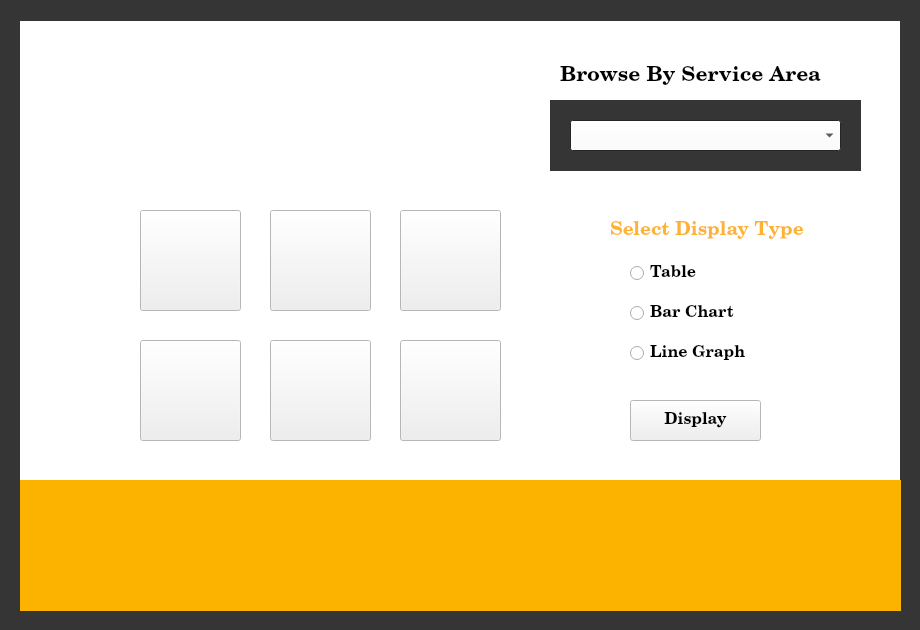
<?xml version="1.0" encoding="UTF-8"?>
<ui version="4.0">
 <class>MainScreen</class>
 <widget class="QWidget" name="MainScreen">
  <property name="geometry">
   <rect>
    <x>0</x>
    <y>0</y>
    <width>920</width>
    <height>630</height>
   </rect>
  </property>
  <property name="palette">
   <palette>
    <active>
     <colorrole role="Base">
      <brush brushstyle="SolidPattern">
       <color alpha="255">
        <red>255</red>
        <green>255</green>
        <blue>255</blue>
       </color>
      </brush>
     </colorrole>
     <colorrole role="Window">
      <brush brushstyle="SolidPattern">
       <color alpha="255">
        <red>255</red>
        <green>255</green>
        <blue>255</blue>
       </color>
      </brush>
     </colorrole>
    </active>
    <inactive>
     <colorrole role="Base">
      <brush brushstyle="SolidPattern">
       <color alpha="255">
        <red>255</red>
        <green>255</green>
        <blue>255</blue>
       </color>
      </brush>
     </colorrole>
     <colorrole role="Window">
      <brush brushstyle="SolidPattern">
       <color alpha="255">
        <red>255</red>
        <green>255</green>
        <blue>255</blue>
       </color>
      </brush>
     </colorrole>
    </inactive>
    <disabled>
     <colorrole role="Base">
      <brush brushstyle="SolidPattern">
       <color alpha="255">
        <red>255</red>
        <green>255</green>
        <blue>255</blue>
       </color>
      </brush>
     </colorrole>
     <colorrole role="Window">
      <brush brushstyle="SolidPattern">
       <color alpha="255">
        <red>255</red>
        <green>255</green>
        <blue>255</blue>
       </color>
      </brush>
     </colorrole>
    </disabled>
   </palette>
  </property>
  <property name="windowTitle">
   <string>Form</string>
  </property>
  <widget class="QLabel" name="label">
   <property name="geometry">
    <rect>
     <x>560</x>
     <y>60</y>
     <width>261</width>
     <height>31</height>
    </rect>
   </property>
   <property name="font">
    <font>
     <family>Century Schoolbook L</family>
     <pointsize>16</pointsize>
     <weight>75</weight>
     <bold>true</bold>
    </font>
   </property>
   <property name="text">
    <string>Browse By Service Area</string>
   </property>
  </widget>
  <widget class="QWidget" name="footer" native="true">
   <property name="geometry">
    <rect>
     <x>0</x>
     <y>610</y>
     <width>921</width>
     <height>21</height>
    </rect>
   </property>
   <property name="palette">
    <palette>
     <active>
      <colorrole role="Base">
       <brush brushstyle="SolidPattern">
        <color alpha="255">
         <red>255</red>
         <green>255</green>
         <blue>255</blue>
        </color>
       </brush>
      </colorrole>
      <colorrole role="Window">
       <brush brushstyle="SolidPattern">
        <color alpha="255">
         <red>53</red>
         <green>53</green>
         <blue>53</blue>
        </color>
       </brush>
      </colorrole>
     </active>
     <inactive>
      <colorrole role="Base">
       <brush brushstyle="SolidPattern">
        <color alpha="255">
         <red>255</red>
         <green>255</green>
         <blue>255</blue>
        </color>
       </brush>
      </colorrole>
      <colorrole role="Window">
       <brush brushstyle="SolidPattern">
        <color alpha="255">
         <red>53</red>
         <green>53</green>
         <blue>53</blue>
        </color>
       </brush>
      </colorrole>
     </inactive>
     <disabled>
      <colorrole role="Base">
       <brush brushstyle="SolidPattern">
        <color alpha="255">
         <red>53</red>
         <green>53</green>
         <blue>53</blue>
        </color>
       </brush>
      </colorrole>
      <colorrole role="Window">
       <brush brushstyle="SolidPattern">
        <color alpha="255">
         <red>53</red>
         <green>53</green>
         <blue>53</blue>
        </color>
       </brush>
      </colorrole>
     </disabled>
    </palette>
   </property>
   <property name="autoFillBackground">
    <bool>true</bool>
   </property>
  </widget>
  <widget class="QWidget" name="header" native="true">
   <property name="geometry">
    <rect>
     <x>0</x>
     <y>0</y>
     <width>921</width>
     <height>21</height>
    </rect>
   </property>
   <property name="palette">
    <palette>
     <active>
      <colorrole role="Base">
       <brush brushstyle="SolidPattern">
        <color alpha="255">
         <red>255</red>
         <green>255</green>
         <blue>255</blue>
        </color>
       </brush>
      </colorrole>
      <colorrole role="Window">
       <brush brushstyle="SolidPattern">
        <color alpha="255">
         <red>53</red>
         <green>53</green>
         <blue>53</blue>
        </color>
       </brush>
      </colorrole>
     </active>
     <inactive>
      <colorrole role="Base">
       <brush brushstyle="SolidPattern">
        <color alpha="255">
         <red>255</red>
         <green>255</green>
         <blue>255</blue>
        </color>
       </brush>
      </colorrole>
      <colorrole role="Window">
       <brush brushstyle="SolidPattern">
        <color alpha="255">
         <red>53</red>
         <green>53</green>
         <blue>53</blue>
        </color>
       </brush>
      </colorrole>
     </inactive>
     <disabled>
      <colorrole role="Base">
       <brush brushstyle="SolidPattern">
        <color alpha="255">
         <red>53</red>
         <green>53</green>
         <blue>53</blue>
        </color>
       </brush>
      </colorrole>
      <colorrole role="Window">
       <brush brushstyle="SolidPattern">
        <color alpha="255">
         <red>53</red>
         <green>53</green>
         <blue>53</blue>
        </color>
       </brush>
      </colorrole>
     </disabled>
    </palette>
   </property>
   <property name="autoFillBackground">
    <bool>true</bool>
   </property>
  </widget>
  <widget class="Line" name="right_border">
   <property name="geometry">
    <rect>
     <x>900</x>
     <y>20</y>
     <width>20</width>
     <height>601</height>
    </rect>
   </property>
   <property name="palette">
    <palette>
     <active>
      <colorrole role="WindowText">
       <brush brushstyle="SolidPattern">
        <color alpha="255">
         <red>54</red>
         <green>54</green>
         <blue>54</blue>
        </color>
       </brush>
      </colorrole>
      <colorrole role="Light">
       <brush brushstyle="SolidPattern">
        <color alpha="255">
         <red>53</red>
         <green>53</green>
         <blue>53</blue>
        </color>
       </brush>
      </colorrole>
      <colorrole role="Dark">
       <brush brushstyle="SolidPattern">
        <color alpha="255">
         <red>53</red>
         <green>53</green>
         <blue>53</blue>
        </color>
       </brush>
      </colorrole>
      <colorrole role="Text">
       <brush brushstyle="SolidPattern">
        <color alpha="255">
         <red>32</red>
         <green>32</green>
         <blue>32</blue>
        </color>
       </brush>
      </colorrole>
      <colorrole role="ButtonText">
       <brush brushstyle="SolidPattern">
        <color alpha="255">
         <red>54</red>
         <green>54</green>
         <blue>54</blue>
        </color>
       </brush>
      </colorrole>
      <colorrole role="Base">
       <brush brushstyle="SolidPattern">
        <color alpha="255">
         <red>255</red>
         <green>255</green>
         <blue>255</blue>
        </color>
       </brush>
      </colorrole>
      <colorrole role="Window">
       <brush brushstyle="SolidPattern">
        <color alpha="255">
         <red>53</red>
         <green>53</green>
         <blue>53</blue>
        </color>
       </brush>
      </colorrole>
     </active>
     <inactive>
      <colorrole role="WindowText">
       <brush brushstyle="SolidPattern">
        <color alpha="255">
         <red>54</red>
         <green>54</green>
         <blue>54</blue>
        </color>
       </brush>
      </colorrole>
      <colorrole role="Light">
       <brush brushstyle="SolidPattern">
        <color alpha="255">
         <red>53</red>
         <green>53</green>
         <blue>53</blue>
        </color>
       </brush>
      </colorrole>
      <colorrole role="Dark">
       <brush brushstyle="SolidPattern">
        <color alpha="255">
         <red>53</red>
         <green>53</green>
         <blue>53</blue>
        </color>
       </brush>
      </colorrole>
      <colorrole role="Text">
       <brush brushstyle="SolidPattern">
        <color alpha="255">
         <red>32</red>
         <green>32</green>
         <blue>32</blue>
        </color>
       </brush>
      </colorrole>
      <colorrole role="ButtonText">
       <brush brushstyle="SolidPattern">
        <color alpha="255">
         <red>54</red>
         <green>54</green>
         <blue>54</blue>
        </color>
       </brush>
      </colorrole>
      <colorrole role="Base">
       <brush brushstyle="SolidPattern">
        <color alpha="255">
         <red>255</red>
         <green>255</green>
         <blue>255</blue>
        </color>
       </brush>
      </colorrole>
      <colorrole role="Window">
       <brush brushstyle="SolidPattern">
        <color alpha="255">
         <red>53</red>
         <green>53</green>
         <blue>53</blue>
        </color>
       </brush>
      </colorrole>
     </inactive>
     <disabled>
      <colorrole role="WindowText">
       <brush brushstyle="SolidPattern">
        <color alpha="255">
         <red>53</red>
         <green>53</green>
         <blue>53</blue>
        </color>
       </brush>
      </colorrole>
      <colorrole role="Light">
       <brush brushstyle="SolidPattern">
        <color alpha="255">
         <red>53</red>
         <green>53</green>
         <blue>53</blue>
        </color>
       </brush>
      </colorrole>
      <colorrole role="Dark">
       <brush brushstyle="SolidPattern">
        <color alpha="255">
         <red>53</red>
         <green>53</green>
         <blue>53</blue>
        </color>
       </brush>
      </colorrole>
      <colorrole role="Text">
       <brush brushstyle="SolidPattern">
        <color alpha="255">
         <red>53</red>
         <green>53</green>
         <blue>53</blue>
        </color>
       </brush>
      </colorrole>
      <colorrole role="ButtonText">
       <brush brushstyle="SolidPattern">
        <color alpha="255">
         <red>53</red>
         <green>53</green>
         <blue>53</blue>
        </color>
       </brush>
      </colorrole>
      <colorrole role="Base">
       <brush brushstyle="SolidPattern">
        <color alpha="255">
         <red>53</red>
         <green>53</green>
         <blue>53</blue>
        </color>
       </brush>
      </colorrole>
      <colorrole role="Window">
       <brush brushstyle="SolidPattern">
        <color alpha="255">
         <red>53</red>
         <green>53</green>
         <blue>53</blue>
        </color>
       </brush>
      </colorrole>
     </disabled>
    </palette>
   </property>
   <property name="autoFillBackground">
    <bool>true</bool>
   </property>
   <property name="orientation">
    <enum>Qt::Vertical</enum>
   </property>
  </widget>
  <widget class="QWidget" name="widget" native="true">
   <property name="geometry">
    <rect>
     <x>550</x>
     <y>100</y>
     <width>311</width>
     <height>71</height>
    </rect>
   </property>
   <property name="palette">
    <palette>
     <active>
      <colorrole role="Button">
       <brush brushstyle="SolidPattern">
        <color alpha="255">
         <red>255</red>
         <green>255</green>
         <blue>255</blue>
        </color>
       </brush>
      </colorrole>
      <colorrole role="Base">
       <brush brushstyle="SolidPattern">
        <color alpha="255">
         <red>255</red>
         <green>255</green>
         <blue>255</blue>
        </color>
       </brush>
      </colorrole>
      <colorrole role="Window">
       <brush brushstyle="SolidPattern">
        <color alpha="255">
         <red>53</red>
         <green>53</green>
         <blue>53</blue>
        </color>
       </brush>
      </colorrole>
     </active>
     <inactive>
      <colorrole role="Button">
       <brush brushstyle="SolidPattern">
        <color alpha="255">
         <red>255</red>
         <green>255</green>
         <blue>255</blue>
        </color>
       </brush>
      </colorrole>
      <colorrole role="Base">
       <brush brushstyle="SolidPattern">
        <color alpha="255">
         <red>255</red>
         <green>255</green>
         <blue>255</blue>
        </color>
       </brush>
      </colorrole>
      <colorrole role="Window">
       <brush brushstyle="SolidPattern">
        <color alpha="255">
         <red>53</red>
         <green>53</green>
         <blue>53</blue>
        </color>
       </brush>
      </colorrole>
     </inactive>
     <disabled>
      <colorrole role="Button">
       <brush brushstyle="SolidPattern">
        <color alpha="255">
         <red>255</red>
         <green>255</green>
         <blue>255</blue>
        </color>
       </brush>
      </colorrole>
      <colorrole role="Base">
       <brush brushstyle="SolidPattern">
        <color alpha="255">
         <red>53</red>
         <green>53</green>
         <blue>53</blue>
        </color>
       </brush>
      </colorrole>
      <colorrole role="Window">
       <brush brushstyle="SolidPattern">
        <color alpha="255">
         <red>53</red>
         <green>53</green>
         <blue>53</blue>
        </color>
       </brush>
      </colorrole>
     </disabled>
    </palette>
   </property>
   <property name="autoFillBackground">
    <bool>true</bool>
   </property>
   <widget class="QComboBox" name="comboBox">
    <property name="geometry">
     <rect>
      <x>20</x>
      <y>20</y>
      <width>271</width>
      <height>31</height>
     </rect>
    </property>
    <property name="font">
     <font>
      <family>Century Schoolbook L</family>
      <weight>75</weight>
      <bold>true</bold>
     </font>
    </property>
   </widget>
  </widget>
  <widget class="QLabel" name="logo">
   <property name="geometry">
    <rect>
     <x>60</x>
     <y>60</y>
     <width>251</width>
     <height>121</height>
    </rect>
   </property>
   <property name="text">
    <string/>
   </property>
  </widget>
  <widget class="QWidget" name="muni_slider" native="true">
   <property name="geometry">
    <rect>
     <x>0</x>
     <y>480</y>
     <width>901</width>
     <height>131</height>
    </rect>
   </property>
   <property name="palette">
    <palette>
     <active>
      <colorrole role="Base">
       <brush brushstyle="SolidPattern">
        <color alpha="255">
         <red>255</red>
         <green>255</green>
         <blue>255</blue>
        </color>
       </brush>
      </colorrole>
      <colorrole role="Window">
       <brush brushstyle="SolidPattern">
        <color alpha="255">
         <red>252</red>
         <green>179</green>
         <blue>0</blue>
        </color>
       </brush>
      </colorrole>
     </active>
     <inactive>
      <colorrole role="Base">
       <brush brushstyle="SolidPattern">
        <color alpha="255">
         <red>255</red>
         <green>255</green>
         <blue>255</blue>
        </color>
       </brush>
      </colorrole>
      <colorrole role="Window">
       <brush brushstyle="SolidPattern">
        <color alpha="255">
         <red>252</red>
         <green>179</green>
         <blue>0</blue>
        </color>
       </brush>
      </colorrole>
     </inactive>
     <disabled>
      <colorrole role="Base">
       <brush brushstyle="SolidPattern">
        <color alpha="255">
         <red>252</red>
         <green>179</green>
         <blue>0</blue>
        </color>
       </brush>
      </colorrole>
      <colorrole role="Window">
       <brush brushstyle="SolidPattern">
        <color alpha="255">
         <red>252</red>
         <green>179</green>
         <blue>0</blue>
        </color>
       </brush>
      </colorrole>
     </disabled>
    </palette>
   </property>
   <property name="autoFillBackground">
    <bool>true</bool>
   </property>
   <widget class="QLabel" name="slideshow">
    <property name="geometry">
     <rect>
      <x>20</x>
      <y>0</y>
      <width>881</width>
      <height>131</height>
     </rect>
    </property>
    <property name="palette">
     <palette>
      <active>
       <colorrole role="Base">
        <brush brushstyle="SolidPattern">
         <color alpha="255">
          <red>255</red>
          <green>255</green>
          <blue>255</blue>
         </color>
        </brush>
       </colorrole>
       <colorrole role="Window">
        <brush brushstyle="SolidPattern">
         <color alpha="255">
          <red>252</red>
          <green>180</green>
          <blue>48</blue>
         </color>
        </brush>
       </colorrole>
      </active>
      <inactive>
       <colorrole role="Base">
        <brush brushstyle="SolidPattern">
         <color alpha="255">
          <red>255</red>
          <green>255</green>
          <blue>255</blue>
         </color>
        </brush>
       </colorrole>
       <colorrole role="Window">
        <brush brushstyle="SolidPattern">
         <color alpha="255">
          <red>252</red>
          <green>180</green>
          <blue>48</blue>
         </color>
        </brush>
       </colorrole>
      </inactive>
      <disabled>
       <colorrole role="Base">
        <brush brushstyle="SolidPattern">
         <color alpha="255">
          <red>252</red>
          <green>180</green>
          <blue>48</blue>
         </color>
        </brush>
       </colorrole>
       <colorrole role="Window">
        <brush brushstyle="SolidPattern">
         <color alpha="255">
          <red>252</red>
          <green>180</green>
          <blue>48</blue>
         </color>
        </brush>
       </colorrole>
      </disabled>
     </palette>
    </property>
    <property name="text">
     <string/>
    </property>
   </widget>
  </widget>
  <widget class="Line" name="left_border">
   <property name="geometry">
    <rect>
     <x>0</x>
     <y>20</y>
     <width>20</width>
     <height>591</height>
    </rect>
   </property>
   <property name="palette">
    <palette>
     <active>
      <colorrole role="WindowText">
       <brush brushstyle="SolidPattern">
        <color alpha="255">
         <red>54</red>
         <green>54</green>
         <blue>54</blue>
        </color>
       </brush>
      </colorrole>
      <colorrole role="Light">
       <brush brushstyle="SolidPattern">
        <color alpha="255">
         <red>53</red>
         <green>53</green>
         <blue>53</blue>
        </color>
       </brush>
      </colorrole>
      <colorrole role="Dark">
       <brush brushstyle="SolidPattern">
        <color alpha="255">
         <red>53</red>
         <green>53</green>
         <blue>53</blue>
        </color>
       </brush>
      </colorrole>
      <colorrole role="Text">
       <brush brushstyle="SolidPattern">
        <color alpha="255">
         <red>32</red>
         <green>32</green>
         <blue>32</blue>
        </color>
       </brush>
      </colorrole>
      <colorrole role="ButtonText">
       <brush brushstyle="SolidPattern">
        <color alpha="255">
         <red>54</red>
         <green>54</green>
         <blue>54</blue>
        </color>
       </brush>
      </colorrole>
      <colorrole role="Base">
       <brush brushstyle="SolidPattern">
        <color alpha="255">
         <red>255</red>
         <green>255</green>
         <blue>255</blue>
        </color>
       </brush>
      </colorrole>
      <colorrole role="Window">
       <brush brushstyle="SolidPattern">
        <color alpha="255">
         <red>53</red>
         <green>53</green>
         <blue>53</blue>
        </color>
       </brush>
      </colorrole>
     </active>
     <inactive>
      <colorrole role="WindowText">
       <brush brushstyle="SolidPattern">
        <color alpha="255">
         <red>54</red>
         <green>54</green>
         <blue>54</blue>
        </color>
       </brush>
      </colorrole>
      <colorrole role="Light">
       <brush brushstyle="SolidPattern">
        <color alpha="255">
         <red>53</red>
         <green>53</green>
         <blue>53</blue>
        </color>
       </brush>
      </colorrole>
      <colorrole role="Dark">
       <brush brushstyle="SolidPattern">
        <color alpha="255">
         <red>53</red>
         <green>53</green>
         <blue>53</blue>
        </color>
       </brush>
      </colorrole>
      <colorrole role="Text">
       <brush brushstyle="SolidPattern">
        <color alpha="255">
         <red>32</red>
         <green>32</green>
         <blue>32</blue>
        </color>
       </brush>
      </colorrole>
      <colorrole role="ButtonText">
       <brush brushstyle="SolidPattern">
        <color alpha="255">
         <red>54</red>
         <green>54</green>
         <blue>54</blue>
        </color>
       </brush>
      </colorrole>
      <colorrole role="Base">
       <brush brushstyle="SolidPattern">
        <color alpha="255">
         <red>255</red>
         <green>255</green>
         <blue>255</blue>
        </color>
       </brush>
      </colorrole>
      <colorrole role="Window">
       <brush brushstyle="SolidPattern">
        <color alpha="255">
         <red>53</red>
         <green>53</green>
         <blue>53</blue>
        </color>
       </brush>
      </colorrole>
     </inactive>
     <disabled>
      <colorrole role="WindowText">
       <brush brushstyle="SolidPattern">
        <color alpha="255">
         <red>53</red>
         <green>53</green>
         <blue>53</blue>
        </color>
       </brush>
      </colorrole>
      <colorrole role="Light">
       <brush brushstyle="SolidPattern">
        <color alpha="255">
         <red>53</red>
         <green>53</green>
         <blue>53</blue>
        </color>
       </brush>
      </colorrole>
      <colorrole role="Dark">
       <brush brushstyle="SolidPattern">
        <color alpha="255">
         <red>53</red>
         <green>53</green>
         <blue>53</blue>
        </color>
       </brush>
      </colorrole>
      <colorrole role="Text">
       <brush brushstyle="SolidPattern">
        <color alpha="255">
         <red>53</red>
         <green>53</green>
         <blue>53</blue>
        </color>
       </brush>
      </colorrole>
      <colorrole role="ButtonText">
       <brush brushstyle="SolidPattern">
        <color alpha="255">
         <red>53</red>
         <green>53</green>
         <blue>53</blue>
        </color>
       </brush>
      </colorrole>
      <colorrole role="Base">
       <brush brushstyle="SolidPattern">
        <color alpha="255">
         <red>53</red>
         <green>53</green>
         <blue>53</blue>
        </color>
       </brush>
      </colorrole>
      <colorrole role="Window">
       <brush brushstyle="SolidPattern">
        <color alpha="255">
         <red>53</red>
         <green>53</green>
         <blue>53</blue>
        </color>
       </brush>
      </colorrole>
     </disabled>
    </palette>
   </property>
   <property name="autoFillBackground">
    <bool>true</bool>
   </property>
   <property name="orientation">
    <enum>Qt::Vertical</enum>
   </property>
  </widget>
  <widget class="QPushButton" name="fire_button">
   <property name="geometry">
    <rect>
     <x>140</x>
     <y>210</y>
     <width>101</width>
     <height>101</height>
    </rect>
   </property>
   <property name="cursor">
    <cursorShape>PointingHandCursor</cursorShape>
   </property>
   <property name="text">
    <string/>
   </property>
  </widget>
  <widget class="QPushButton" name="library_button">
   <property name="geometry">
    <rect>
     <x>270</x>
     <y>210</y>
     <width>101</width>
     <height>101</height>
    </rect>
   </property>
   <property name="cursor">
    <cursorShape>PointingHandCursor</cursorShape>
   </property>
   <property name="text">
    <string/>
   </property>
  </widget>
  <widget class="QPushButton" name="parks_button">
   <property name="geometry">
    <rect>
     <x>400</x>
     <y>210</y>
     <width>101</width>
     <height>101</height>
    </rect>
   </property>
   <property name="cursor">
    <cursorShape>PointingHandCursor</cursorShape>
   </property>
   <property name="text">
    <string/>
   </property>
  </widget>
  <widget class="QPushButton" name="waste_button">
   <property name="geometry">
    <rect>
     <x>270</x>
     <y>340</y>
     <width>101</width>
     <height>101</height>
    </rect>
   </property>
   <property name="cursor">
    <cursorShape>PointingHandCursor</cursorShape>
   </property>
   <property name="text">
    <string/>
   </property>
  </widget>
  <widget class="QPushButton" name="police_button">
   <property name="geometry">
    <rect>
     <x>140</x>
     <y>340</y>
     <width>101</width>
     <height>101</height>
    </rect>
   </property>
   <property name="cursor">
    <cursorShape>PointingHandCursor</cursorShape>
   </property>
   <property name="text">
    <string/>
   </property>
  </widget>
  <widget class="QPushButton" name="water_button">
   <property name="geometry">
    <rect>
     <x>400</x>
     <y>340</y>
     <width>101</width>
     <height>101</height>
    </rect>
   </property>
   <property name="cursor">
    <cursorShape>PointingHandCursor</cursorShape>
   </property>
   <property name="text">
    <string/>
   </property>
  </widget>
  <widget class="QLabel" name="DisplayTypeLabel">
   <property name="geometry">
    <rect>
     <x>610</x>
     <y>220</y>
     <width>211</width>
     <height>21</height>
    </rect>
   </property>
   <property name="palette">
    <palette>
     <active>
      <colorrole role="WindowText">
       <brush brushstyle="SolidPattern">
        <color alpha="255">
         <red>254</red>
         <green>179</green>
         <blue>48</blue>
        </color>
       </brush>
      </colorrole>
     </active>
     <inactive>
      <colorrole role="WindowText">
       <brush brushstyle="SolidPattern">
        <color alpha="255">
         <red>254</red>
         <green>179</green>
         <blue>48</blue>
        </color>
       </brush>
      </colorrole>
     </inactive>
     <disabled>
      <colorrole role="WindowText">
       <brush brushstyle="SolidPattern">
        <color alpha="255">
         <red>145</red>
         <green>145</green>
         <blue>145</blue>
        </color>
       </brush>
      </colorrole>
     </disabled>
    </palette>
   </property>
   <property name="font">
    <font>
     <family>Century Schoolbook L</family>
     <pointsize>14</pointsize>
     <weight>75</weight>
     <bold>true</bold>
    </font>
   </property>
   <property name="text">
    <string>Select Display Type</string>
   </property>
  </widget>
  <widget class="QRadioButton" name="bar_radio">
   <property name="geometry">
    <rect>
     <x>630</x>
     <y>300</y>
     <width>131</width>
     <height>26</height>
    </rect>
   </property>
   <property name="font">
    <font>
     <family>Century Schoolbook L</family>
     <pointsize>12</pointsize>
     <weight>75</weight>
     <bold>true</bold>
    </font>
   </property>
   <property name="text">
    <string>Bar Chart</string>
   </property>
   <attribute name="buttonGroup">
    <string notr="true">buttonGroup</string>
   </attribute>
  </widget>
  <widget class="QRadioButton" name="line_radio">
   <property name="geometry">
    <rect>
     <x>630</x>
     <y>340</y>
     <width>131</width>
     <height>26</height>
    </rect>
   </property>
   <property name="font">
    <font>
     <family>Century Schoolbook L</family>
     <pointsize>12</pointsize>
     <weight>75</weight>
     <bold>true</bold>
    </font>
   </property>
   <property name="text">
    <string>Line Graph</string>
   </property>
   <attribute name="buttonGroup">
    <string notr="true">buttonGroup</string>
   </attribute>
  </widget>
  <widget class="QRadioButton" name="table_radio">
   <property name="geometry">
    <rect>
     <x>630</x>
     <y>260</y>
     <width>131</width>
     <height>26</height>
    </rect>
   </property>
   <property name="font">
    <font>
     <family>Century Schoolbook L</family>
     <pointsize>12</pointsize>
     <weight>75</weight>
     <bold>true</bold>
    </font>
   </property>
   <property name="text">
    <string>Table</string>
   </property>
   <attribute name="buttonGroup">
    <string notr="true">buttonGroup</string>
   </attribute>
  </widget>
  <widget class="QPushButton" name="display_button">
   <property name="geometry">
    <rect>
     <x>630</x>
     <y>400</y>
     <width>131</width>
     <height>41</height>
    </rect>
   </property>
   <property name="font">
    <font>
     <family>Century Schoolbook L</family>
     <pointsize>12</pointsize>
     <weight>75</weight>
     <bold>true</bold>
    </font>
   </property>
   <property name="text">
    <string>Display</string>
   </property>
  </widget>
 </widget>
 <resources/>
 <connections/>
 <buttongroups>
  <buttongroup name="buttonGroup"/>
 </buttongroups>
</ui>
